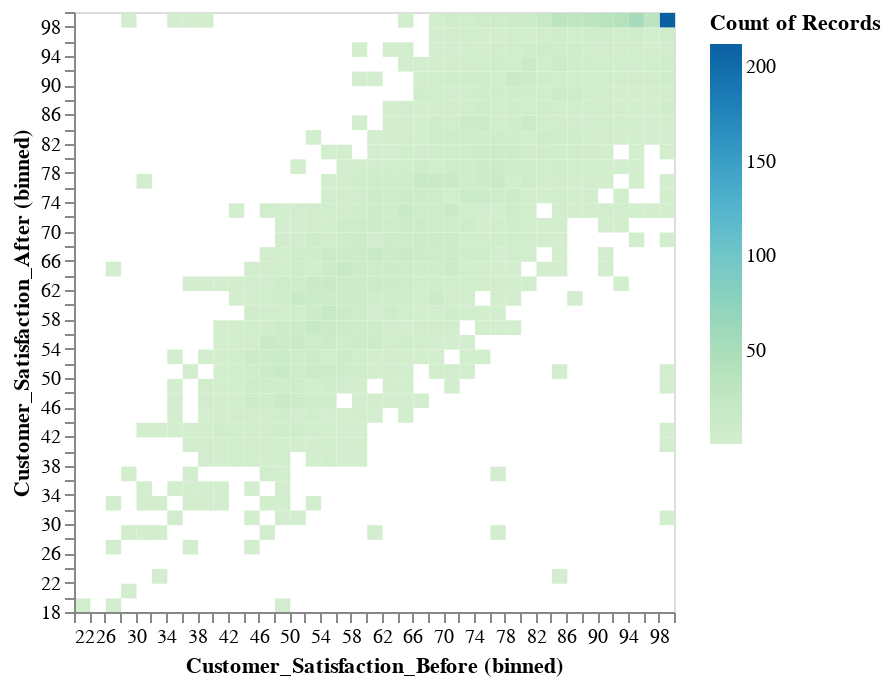

The cell this chart's notebook holds for it:
### Code cell
#IGNORE BELOW
# import altair as alt

# alt.Chart(df_d).mark_rect().encode(
#     alt.X('Sales_Before:Q').bin(maxbins=50),
#     alt.Y('Sales_After:Q').bin(maxbins=50),
#     alt.Color('count():Q').scale(scheme='greenblue')
# )

### Figure 1 — Vega-Lite specification as saved in the notebook (floating-point values rounded to 4 significant figures; data arrays with more than 128 entries replaced by an {"elided": "..."} marker saying what was removed)
{"config": {"view": {"continuousWidth": 300, "continuousHeight": 300}}, "data": {"name": "data-37db9012a7746bb9bbf37186f36800ac"}, "mark": {"type": "rect"}, "encoding": {"color": {"aggregate": "count", "scale": {"scheme": "greenblue"}, "type": "quantitative"}, "x": {"bin": {"maxbins": 50}, "field": "Customer_Satisfaction_Before", "type": "quantitative"}, "y": {"bin": {"maxbins": 50}, "field": "Customer_Satisfaction_After", "type": "quantitative"}}, "$schema": "https://vega.github.io/schema/vega-lite/v5.20.1.json", "datasets": {"data-37db9012a7746bb9bbf37186f36800ac": {"elided": "3412 records"}}}
